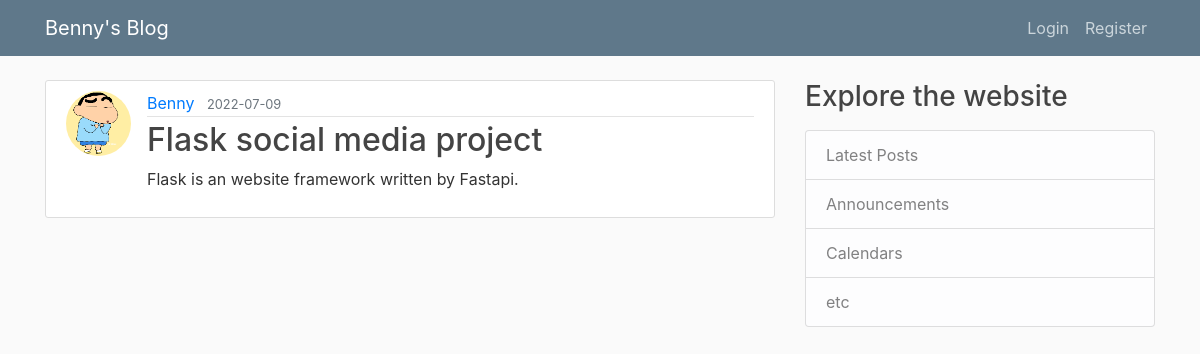
Screenshot of /post/2 with the database file from the repository.
### Social_Network/models.py (models this page shows, shortened)
class User(db.Model, UserMixin):
    id = db.Column(db.Integer, primary_key = True)
    username = db.Column(db.String(20), unique = True, nullable = False)
    email = db.Column(db.String(20), unique = True, nullable = False)
    image_file = db.Column(db.String(20), nullable = False, default = 'default.jpg')
    password = db.Column(db.String(60), nullable = False)
    posts = db.relationship('Post', backref = 'author', lazy = True)

class Post(db.Model):
    id = db.Column(db.Integer, primary_key = True)
    title = db.Column(db.String(100), nullable = False)
    date_posted = db.Column(db.DateTime, nullable = False, default = datetime.utcnow)
    content = db.Column(db.Text, nullable = False)
    user_id = db.Column(db.Integer, db.ForeignKey('user.id'), nullable = False)

### Social_Network/routes.py (the view)
@app.route("/post/<int:post_id>")
def post(post_id):
    post = Post.query.get_or_404(post_id)
    return render_template('post.html', post=post)

### Social_Network/templates/post.html (shortened to what this page needs)
{% extends "base.html" %}
{% block content %}
<article class="media content-section">
    <img class="rounded-circle article-img" src="{{ url_for('static',  filename='profile_pics/' + post.author.image_file) }}">
    <div class="media-body">
        <div class="article-metadata">
            <a class="mr-2" href="#">{{ post.author.username }}</a>
            <small class="text-muted">{{ post.date_posted.strftime('%Y-%m-%d') }}</small>
        </div>
        <h2 class="article-title">{{ post.title }}</h2>
        <p class="article-content">{{ post.content }}</p>
    </div>
</article>
{% endblock content %}

### Social_Network/static/style.css (style rules this page uses)
body { background: #fafafa; color: #333333; margin-top: 5rem; }
h1, h2, h3, h4, h5, h6 { color: #444444; }
.content-section { background: #ffffff; padding: 10px 20px; border: 1px solid #dddddd; border-radius: 3px; margin-bottom: 20px; }
.article-title { color: #444444; }
.article-content { white-space: pre-line; }
.article-img { height: 65px; width: 65px; margin-right: 16px; }
.article-metadata { padding-bottom: 1px; margin-bottom: 4px; border-bottom: 1px solid #e3e3e3 }

### rows the page displays
User: image_file (picture), author.username "Benny"
Post: date_posted "2022-07-09", title "Flask social media project", content "Flask is an website framework written by Fastapi."
